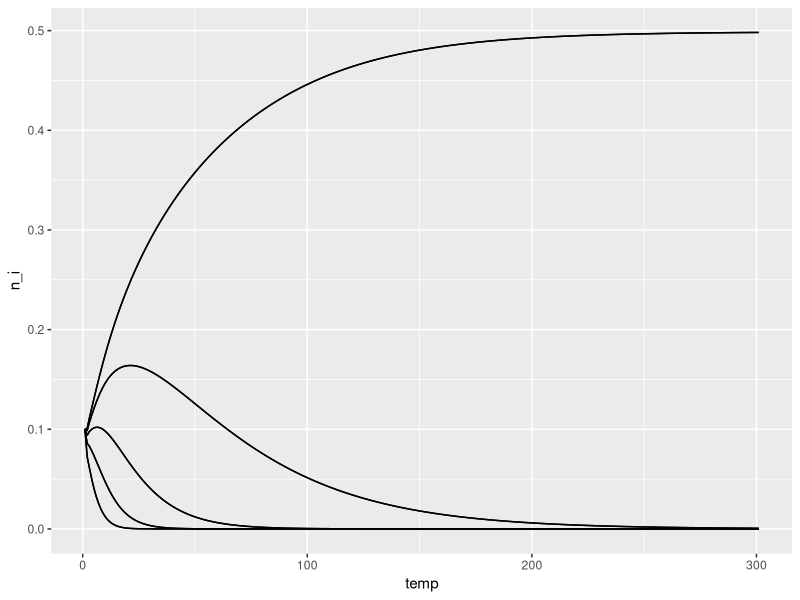
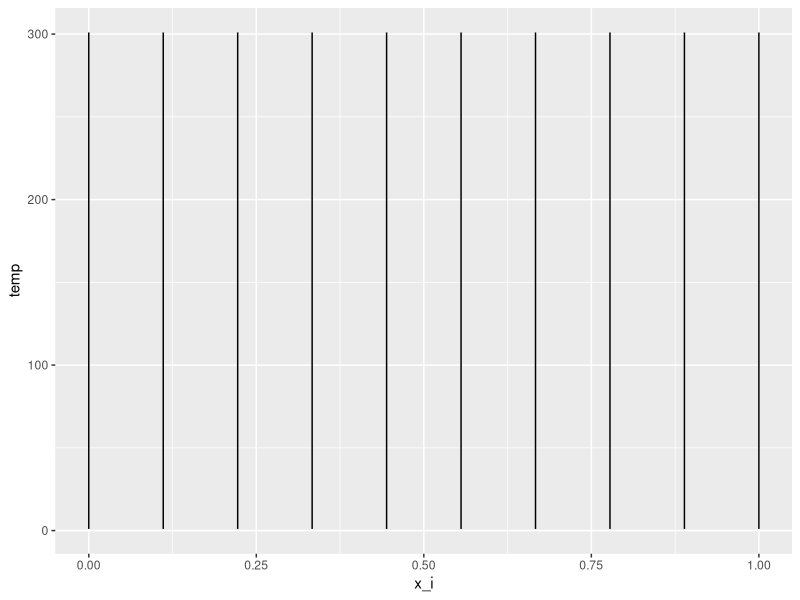

Write R code to recreate these figures, in order.


library(ggplot2)
library(tidyverse)


N = 10

sigma_a_ = 2
lambda_ = 1
K0_ = 1
r = 1

xmin = 0
xmax = 1

x0_ = xmin + (xmin + xmax)/2

X = seq(xmin, xmax, length.out = N)

a = function(x1,x2, sigma_a = sigma_a_){ 
  exp( (-1/2*(x2-x1)**2)/sigma_a**2 )
}

fonction_K = function(x, K0 = K0_, lambda=lambda_, x0 = x0_){
  max((K0 - lambda*(x-x0)**2), 0)
}

# A

A = matrix(0, nrow = N, ncol = N)

for (i in 1:N){
  for (j in 1:N){
    A[i,j] = a(X[i],X[j])
  }
}

# K

K = sapply(X, FUN = fonction_K)

B = matrix(rep(1/K, times = N),byrow = T, nrow = N, ncol = N)

# M
M = A*B

#



# Equation generale

# N_0

n = rep(K0_/N, times = N)

UN = matrix(1, ncol = N, nrow = 1)

dn_dt = r * n * ( UN - n %*% M )

# Evolution

duree = 300

n_histo = matrix(n, byrow = T,ncol = 1, nrow = N )

for (t in 1:duree){
  
  n_ = matrix(n_histo[, ncol(n_histo)], byrow = T,ncol = 1, nrow = N ) 
  
  dn_dt = r * t(n_) * ( UN - t(n_) %*% M )
  
  n_ = n_ + t(dn_dt)
  
  n_histo = cbind(n_histo, n_)
    
    
}



p = ggplot()
for (i in 1:N){
  data_i = tibble(temp = 1:(duree+1), 
                  n_i = n_histo[i,])
  p = p + geom_line(data = data_i, aes(x =  temp, y = n_i))
}
p

p2 = ggplot()
for (i in 1:N){
  data_i = tibble(temp = 1:(duree+1), 
                  x_i = rep(X[i], times = (duree+1)))
  p2 = p2 + geom_line(data = data_i, aes(x = x_i , y = temp))
}
p2



